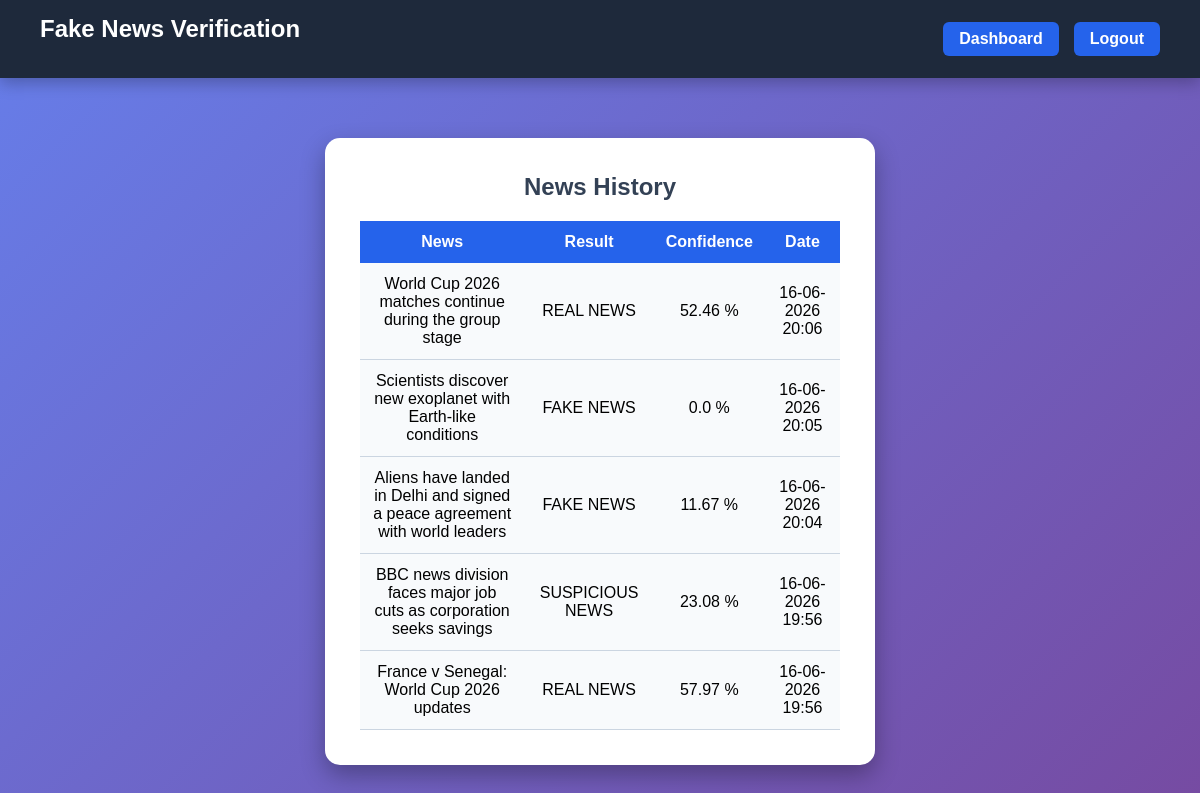
Screenshot of /history (signed in) with the database file from the repository.
### tables this page shows
CREATE TABLE history(
            id INTEGER PRIMARY KEY AUTOINCREMENT,
            username TEXT,
            news TEXT,
            result TEXT,
            confidence REAL,
            date TEXT
        );

### app.py (the view)
@app.route("/history")
def history():
    if "user" not in session:
        return redirect("/login")
    data = get_history(
        session["user"]
    )
    return render_template(
        "history.html",
        history=data,
        username=session["user"]
    )

### app.py (called while the page is built)
def get_history(username):
    conn = sqlite3.connect("database.db")
    cursor = conn.cursor()
    cursor.execute(
        """
        SELECT news, result, confidence, date
        FROM history
        WHERE username=?
        ORDER BY id DESC
        """,
        (username,)
    )
    data = cursor.fetchall()
    conn.close()
    return data

### templates/history.html (shortened to what this page needs)
<!DOCTYPE html>
<html>
<head>
<link rel="stylesheet"
href="{{ url_for('static',
filename='style.css') }}">
</head>
<body>
<div class="navbar">
<h2>
Fake News Verification
</h2>
<div>
<a href="/dashboard">
Dashboard
</a>
<a href="/logout">
Logout
</a>
</div>
</div>
<div class="container">
<h2>
News History
</h2>
<table>
<tr>
<th>
News
</th>
<th>
Result
</th>
<th>
Confidence
</th>
<th>
Date
</th>
</tr>
{% for item in history %}
<tr>
<td>
{{ item[0] }}
</td>
<td>
{{ item[1] }}
</td>
<td>
{{ item[2] }} %
</td>
<td>
{{ item[3] }}
</td>
</tr>
{% endfor %}
</table>
</div>
</body>
</html>

### static/style.css (style rules this page uses)
* { margin: 0; padding: 0; box-sizing: border-box; }
body { font-family: Arial, Helvetica, sans-serif; background: linear-gradient(135deg, #667eea, #764ba2); min-height: 100vh; }
.navbar { width: 100%; background: #1e293b; color: white; padding: 15px 40px; display: flex; justify-content: space-between; align-items: center; box-shadow: 0 5px 15px rgba(0,0,0,0.25); }
.navbar h2 { color: white; font-size: 24px; }
.navbar div { display: flex; align-items: center; gap: 15px; }
.navbar a { color: white; background: #2563eb; padding: 8px 16px; border-radius: 6px; text-decoration: none; transition: 0.3s; }
.container { width: 90%; max-width: 550px; margin: 60px auto; padding: 35px; background: white; border-radius: 15px; text-align: center; box-shadow: 0 10px 25px rgba(0,0,0,0.3); }
h2 { color: #334155; margin-bottom: 20px; }
a { color: #2563eb; text-decoration: none; font-weight: bold; }
table { width: 100%; margin-top: 20px; border-collapse: collapse; }
table th { background: #2563eb; color: white; padding: 12px; }
table td { padding: 12px; background: #f8fafc; border-bottom: 1px solid #cbd5e1; text-align: center; }

### rows the page displays
history: news "World Cup 2026 matches continue during the group stage", result "REAL NEWS", confidence "52.46", date "16-06-2026 20:06"
history: news "Scientists discover new exoplanet with Earth-like conditions", result "FAKE NEWS", confidence "0.0", date "16-06-2026 20:05"
history: news "Aliens have landed in Delhi and signed a peace agreement with world leaders", result "FAKE NEWS", confidence "11.67", date "16-06-2026 20:04"
history: news "BBC news division faces major job cuts as corporation seeks savings", result "SUSPICIOUS NEWS", confidence "23.08", date "16-06-2026 19:56"
history: news "France v Senegal: World Cup 2026 updates", result "REAL NEWS", confidence "57.97", date "16-06-2026 19:56"
